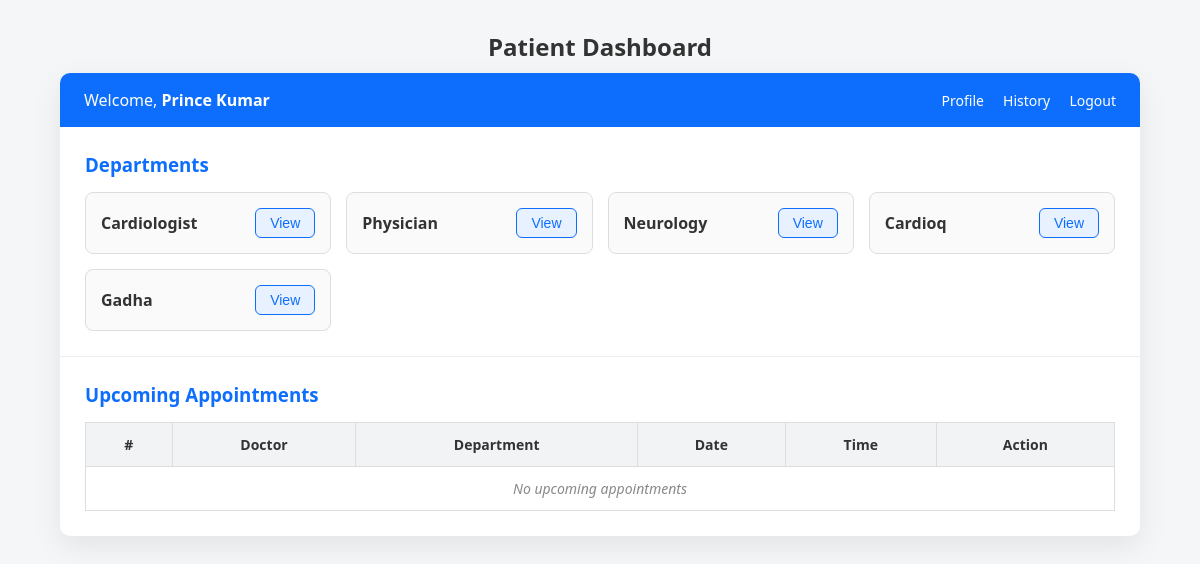
Page /patient/dashboard (signed in) on the earlier database version.
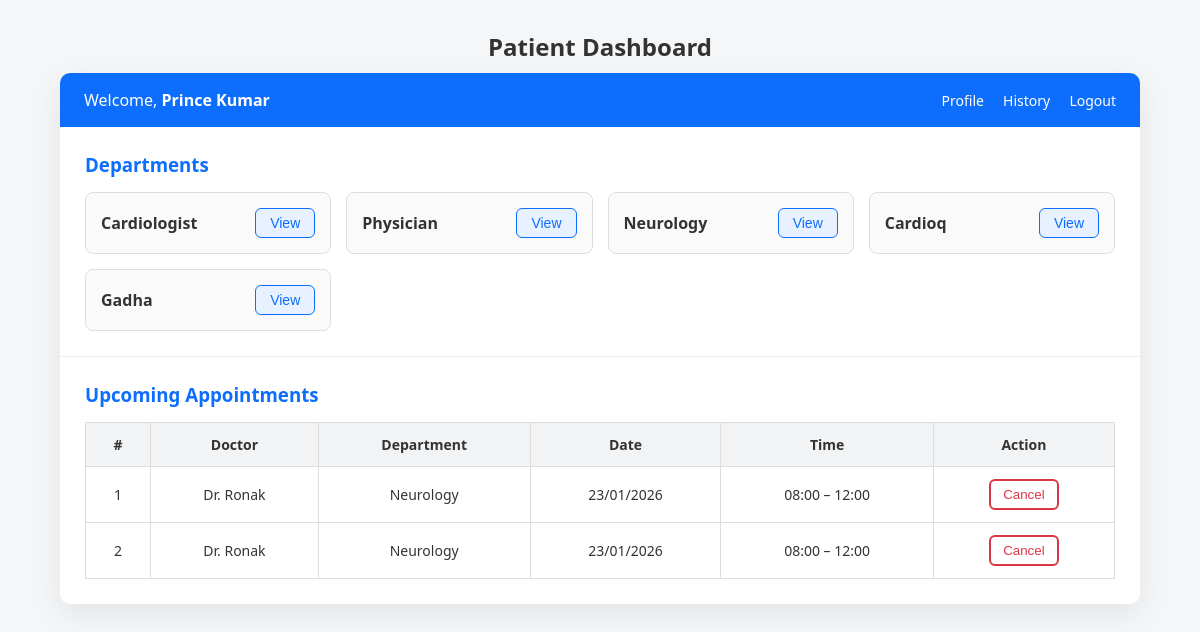
Same page on the later database version.
### models.py (models this page shows)
class Department(db.Model):
    id = db.Column(db.Integer,primary_key = True, unique=True)
    dept_name = db.Column(db.String(100), nullable=False)
    location = db.Column(db.String(100),nullable=False)
    doctors = db.relationship('Doctor', backref='department', lazy=True)

class Appointment(db.Model):
    id = db.Column(db.Integer,primary_key = True, unique=True)
    date = db.Column(db.DateTime, default=datetime.utcnow)
    doctor_id = db.Column(db.Integer, db.ForeignKey('doctor.id'), nullable=False)
    patient_id = db.Column(db.Integer, db.ForeignKey('patient.id'), nullable=False)
    availability_id = db.Column(db.Integer,db.ForeignKey('doctor_availability.id'),nullable=False)
    treatments = db.relationship('Treatment', backref='appointment', lazy=True)

class Doctor(db.Model, UserMixin):
    id = db.Column(db.Integer,primary_key = True, unique=True)
    doc_name = db.Column(db.String(100), nullable=False)
    speciality = db.Column(db.String(100),nullable=False)
    doc_email = db.Column(db.String(100), unique=True, nullable=False)
    doc_phone = db.Column(db.String(10), unique=True, nullable=False)
    doc_password = db.Column(db.String(16), nullable = False)
    department_id = db.Column(db.Integer, db.ForeignKey('department.id'), nullable=False)
    appointments = db.relationship('Appointment', backref='doctor', lazy=True)

### app.py (the view)
@app.route('/patient/dashboard')
@login_required
def patient_dashboard():
    patients = Patient.query.all()
    departments = Department.query.all()
    doctors = Doctor.query.all()
    appointments = Appointment.query.filter_by(patient_id=current_user.id).all()
    return render_template('./patient/patient_dashboard.html',departments=departments,doctors=doctors, appointments=appointments)

### app.py (called while the page is built)
@loginmanager.user_loader
def load_user(user_id):
     return (
         Admin.query.get(int(user_id)) or
         Doctor.query.get(int(user_id)) or
         Patient.query.get(int(user_id))
     )

### templates/patient/patient_dashboard.html (shortened to what this page needs)
<!doctype html>
<html lang="en">
  <head>
  </head>
  <body>
    <h2>Patient Dashboard</h2>
    <div class="dashboard">
      <div class="header">
        <div>Welcome, <strong>{{ current_user.pat_name }}</strong></div>
        <div>
          <a href="{{ url_for('patient_profile', patient_id=current_user.id) }}"
            >Profile</a
          >
          <a href="#">History</a>
          <a href="{{ url_for('patient_logout') }}">Logout</a>
        </div>
      </div>
      <div class="section">
        <h3>Departments</h3>
        <div class="dept-list">
          {% for dep in departments %}
          <div class="dept-card">
            <span>{{ dep.dept_name }}</span>
            <a href="{{ url_for('department_details', department_id=dep.id) }}">
              <button class="btn btn-view">View</button>
            </a>
          </div>
          {% else %}
          <p>No departments available</p>
          {% endfor %}
        </div>
      </div>
      <div class="section">
        <h3>Upcoming Appointments</h3>
        <table>
          <thead>
            <tr>
              <th>#</th>
              <th>Doctor</th>
              <th>Department</th>
              <th>Date</th>
              <th>Time</th>
              <th>Action</th>
            </tr>
          </thead>
          <tbody>
            {% for appt in appointments %}
            <tr>
              <td>{{ loop.index }}</td>
              <td>{{ appt.doctor.doc_name }}</td>
              <td>{{ appt.doctor.department.dept_name }}</td>
              <td>{{ appt.date.strftime('%d/%m/%Y') }}</td>
              <td>08:00 – 12:00</td>
              <td>
                <form
                  method="POST"
                  action="{{ url_for('cancel_appointment', appointment_id=appt.id) }}"
                  style="display: inline"
                >
                  <button type="submit" class="btn-cancel">Cancel</button>
                </form>
              </td>
            </tr>
            {% else %}
            <tr>
              <td colspan="6" class="empty-row">No upcoming appointments</td>
            </tr>
            {% endfor %}
          </tbody>
        </table>
      </div>
    </div>
  </body>
</html>

Differences in the rows shown:
added Appointment: doctor.doc_name "Dr. Ronak", doctor.department.dept_name "Neurology", date "23/01/2026"
added Appointment: doctor.doc_name "Dr. Ronak", doctor.department.dept_name "Neurology", date "23/01/2026"
Other differences:
text no longer shown: "No upcoming appointments"
